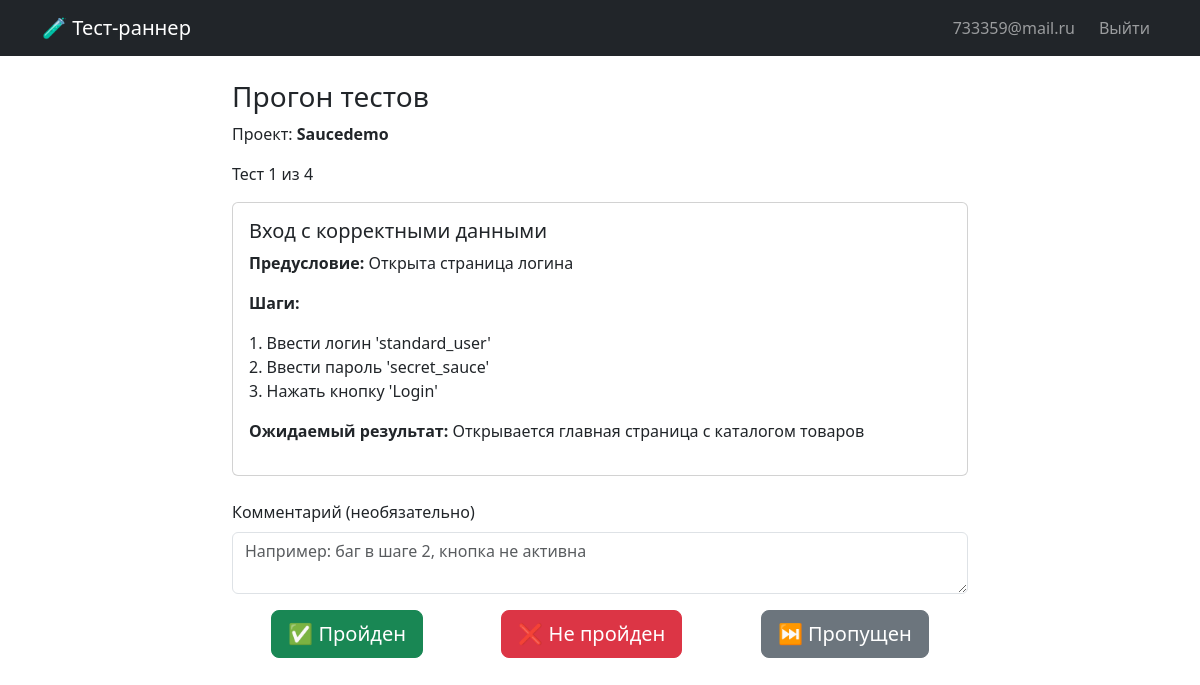
The app's page /project/2/run (signed in) with its own data.
### app/models.py (models this page shows)
class User(UserMixin, db.Model):
    id = db.Column(db.Integer, primary_key=True)
    email = db.Column(db.String(100), unique=True, nullable=False)
    password = db.Column(db.String(200), nullable=False)
    company_name = db.Column(db.String(100))
    tariff = db.Column(db.String(20), default='free')
    created_at = db.Column(db.DateTime, default=datetime.utcnow)
    projects = db.relationship('Project', backref='owner', lazy=True)

class Project(db.Model):
    id = db.Column(db.Integer, primary_key=True)
    name = db.Column(db.String(100), nullable=False)
    user_id = db.Column(db.Integer, db.ForeignKey('user.id'), nullable=False)
    created_at = db.Column(db.DateTime, default=datetime.utcnow)
    test_cases = db.relationship('TestCase', backref='project', lazy=True)

class TestCase(db.Model):
    id = db.Column(db.Integer, primary_key=True)
    title = db.Column(db.String(200), nullable=False)
    precondition = db.Column(db.Text)
    steps = db.Column(db.Text, nullable=False)
    expected_result = db.Column(db.Text)
    project_id = db.Column(db.Integer, db.ForeignKey('project.id'), nullable=False)

### app/routes.py (the view, shortened to what this page needs)
@main_bp.route('/project/<int:project_id>/run', methods=['GET', 'POST'])
@login_required
def run_tests(project_id):
    project = Project.query.get_or_404(project_id)
    if project.user_id != current_user.id:
        flash('Доступ запрещён', 'danger')
        return redirect(url_for('main.projects'))
    tests = TestCase.query.filter_by(project_id=project.id).all()
    if not tests:
        flash('В этом проекте нет тестов для прогона', 'warning')
        return redirect(url_for('main.project_detail', project_id=project.id))
    current_index = request.args.get('index', 0, type=int)
    test = tests[current_index]
    return render_template('run.html',
                           project=project,
                           test=test,
                           current_index=current_index,
                           total=len(tests))

### app/models.py (called while the page is built)
@login_manager.user_loader
def load_user(user_id):
    return User.query.get(int(user_id))

### templates/run.html
{% extends "base.html" %}
{% block content %}
<div class="row justify-content-center">
    <div class="col-md-8">
        <h3>Прогон тестов</h3>
        <p>Проект: <strong>{{ project.name }}</strong></p>
        <p>Тест {{ current_index + 1 }} из {{ total }}</p>
        <div class="card">
            <div class="card-body">
                <h5 class="card-title">{{ test.title }}</h5>
                {% if test.precondition %}
                    <p><strong>Предусловие:</strong> {{ test.precondition }}</p>
                {% endif %}
                <p><strong>Шаги:</strong></p>
                <p class="card-text">{{ test.steps|replace('\n', '<br>')|safe }}</p>
                {% if test.expected_result %}
                    <p><strong>Ожидаемый результат:</strong> {{ test.expected_result }}</p>
                {% endif %}
            </div>
        </div>
        <div class="mt-4">
            <form method="POST" action="{{ url_for('main.run_tests', project_id=project.id, index=current_index) }}">
                <div class="mb-3">
                    <label for="comment" class="form-label">Комментарий (необязательно)</label>
                    <textarea class="form-control" id="comment" name="comment" rows="2" placeholder="Например: баг в шаге 2, кнопка не активна"></textarea>
                </div>
                <div class="d-flex justify-content-around">
                    <button type="submit" name="status" value="PASS" class="btn btn-success btn-lg">✅ Пройден</button>
                    <button type="submit" name="status" value="FAIL" class="btn btn-danger btn-lg">❌ Не пройден</button>
                    <button type="submit" name="status" value="SKIP" class="btn btn-secondary btn-lg">⏭️ Пропущен</button>
                </div>
            </form>
        </div>
    </div>
</div>
{% endblock %}

### templates/base.html (shortened to what this page needs)
<!DOCTYPE html>
<html lang="ru">
<head>
    <link href="https://cdn.jsdelivr.net/npm/bootstrap@5.3.0/dist/css/bootstrap.min.css" rel="stylesheet">
    <link rel="stylesheet" href="{{ url_for('static', filename='style.css') }}">
</head>
<body>
    <nav class="navbar navbar-expand-lg navbar-dark bg-dark">
        <div class="container">
            <a class="navbar-brand" href="{{ url_for('main.index') }}">🧪 Тест-раннер</a>
            <div class="navbar-nav ms-auto">
                {% if current_user.is_authenticated %}
                    <span class="navbar-text me-3">{{ current_user.email }}</span>
                    <a class="nav-link" href="{{ url_for('auth.logout') }}">Выйти</a>
                {% else %}
                    <a class="nav-link" href="{{ url_for('auth.login') }}">Войти</a>
                    <a class="nav-link" href="{{ url_for('auth.register') }}">Регистрация</a>
                {% endif %}
            </div>
        </div>
    </nav>
    <div class="container mt-4">
        {% block content %}{% endblock %}
    </div>
</body>
</html>

### records on screen
User: email "733359@mail.ru"
Project: name "Saucedemo"
TestCase: title "Вход с корректными данными", precondition "Открыта страница логина", steps "1. Ввести логин 'standard_user' 2. Ввести пароль 'secret_sauce' 3. Нажать кнопку 'Login'", expected_result "Открывается главная страница с каталогом товаров"

### other values on screen
{{ current_index + 1 }} "1"
{{ total }} "4"
